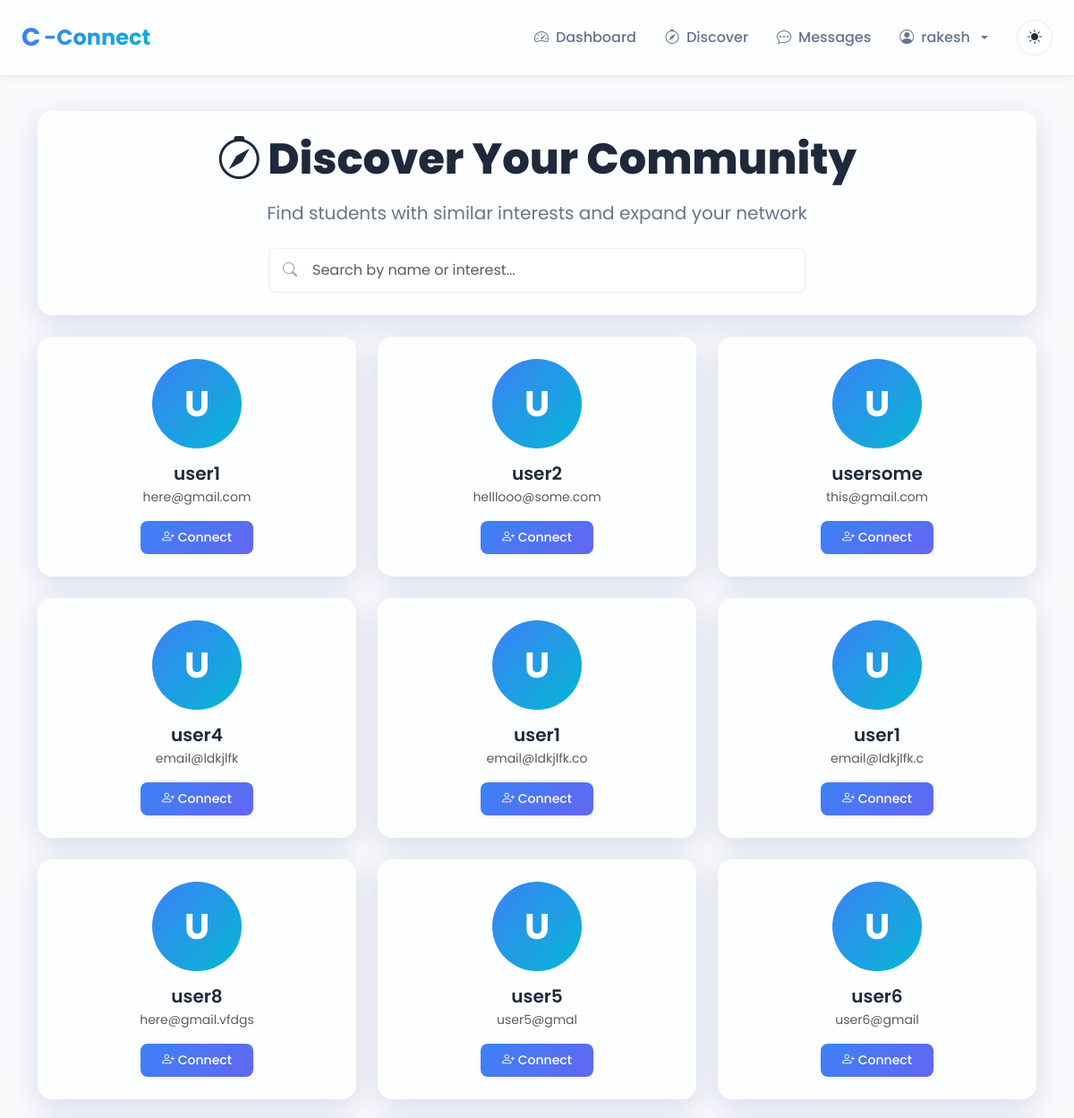
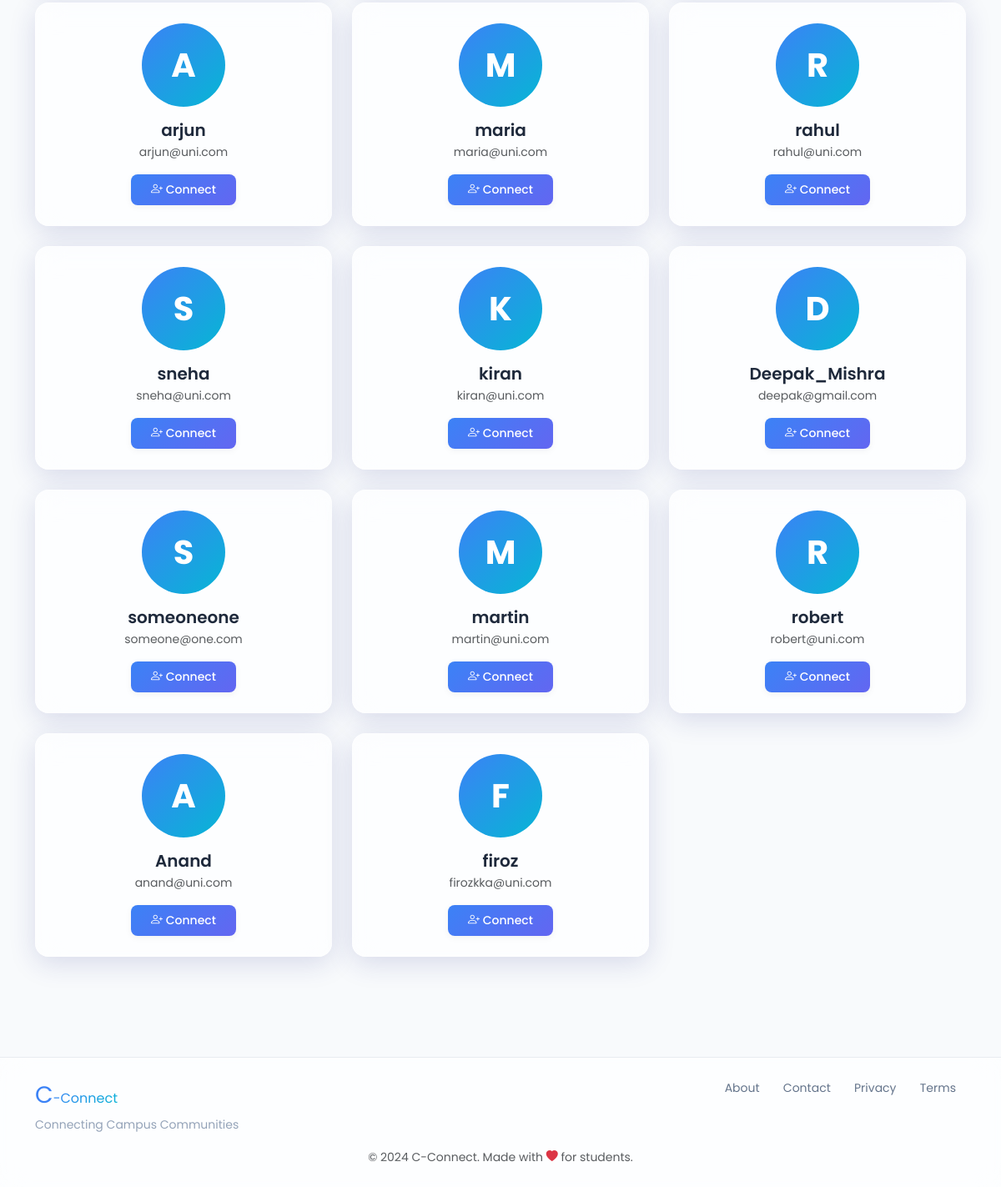
The page /discover (signed in) on the database its author committed (2 pictures, top to bottom).
### models.py (models this page shows, shortened)
class User(UserMixin, db.Model):
    id = db.Column(db.Integer, primary_key=True, autoincrement=True)  # Unique identifier
    username = db.Column(db.String(100), nullable=False)  # Name of the user (later can add this unique if needed)
    email = db.Column(db.String(120), nullable=False, unique=True)  # Email of the user
    password = db.Column(db.String(200), nullable=False)  # Passwords not hashed yet (done in setup_db.py)
    created_at = db.Column(db.DateTime, default=db.func.now())  # Timestamp of account creation
    last_login = db.Column(db.DateTime, nullable=True)  # Timestamp of last login
    pass

### blueprints/main/routes.py (the view)
@main.route('/discover')
@login_required
def discover():
    users = User.query.filter(User.id != current_user.id).all()
    return render_template('main/discover.html', users=users)

### blueprints/auth/__init__.py (called while the page is built)
@login_manager.user_loader
def load_user(user_id):
    from models import User  # Importing User model for querying  (import here to avoid circular imports)
    return User.query.get(int(user_id))

@auth.after_app_request
def add_header(response):
    if current_user.is_authenticated and request.blueprint == 'auth':
        response.headers['Cache-Control'] = 'no-store, no-cache, must-revalidate, post-check=0, pre-check=0, max-age=0'
        response.headers['Pragma'] = 'no-cache'
        response.headers['Expires'] = '-1'
    return response

### blueprints/main/templates/main/discover.html (shortened to what this page needs)
{% extends "base.html" %}
{% block body %}
<div class="container py-4">
    <div class="glass-card text-center p-4 mb-4 animate-on-scroll">
        <h1 class="page-title mb-3"><i class="bi bi-compass me-2"></i>Discover Your Community</h1>
        <p class="page-subtitle mb-4">Find students with similar interests and expand your network</p>
        <div style="max-width: 600px; margin: 0 auto;">
            <div style="position: relative;">
                <i class="bi bi-search" style="position: absolute; left: 1rem; top: 50%; transform: translateY(-50%); color: var(--text-muted);"></i>
                <input type="text" class="form-control" id="searchInput" placeholder="Search by name or interest..." style="padding-left: 3rem;">
            </div>
        </div>
    </div>
    <div style="display: grid; grid-template-columns: repeat(auto-fill, minmax(280px, 1fr)); gap: 1.5rem;">
        {% if users %}
            {% for user in users %}
            <div class="glass-card p-4 text-center">
                <div style="width: 100px; height: 100px; margin: 0 auto 1rem; background: linear-gradient(135deg, var(--primary-color), var(--accent-color)); border-radius: 50%; display: flex; align-items: center; justify-content: center; font-size: 2.5rem; font-weight: 700; color: white;">
                    {{ user.username[0].upper() }}
                </div>
                <h3 style="font-size: 1.25rem; font-weight: 600; margin-bottom: 0.25rem;">{{ user.username }}</h3>
                <p class="text-muted" style="font-size: 0.875rem; margin-bottom: 1rem;">{{ user.email }}</p>
                <div style="display: flex; gap: 0.5rem; justify-content: center;">
                    <button class="btn btn-primary-custom btn-sm" onclick="window.cconnect.showToast('Feature coming soon!', 'info')">
                        <i class="bi bi-person-plus"></i> Connect
                    </button>
                </div>
            </div>
            {% endfor %}
        {% endif %}
    </div>
</div>
{% endblock %}

### templates/base.html (shortened to what this page needs)
<!DOCTYPE html>
<html lang="en">
<head>
    <link href="https://cdn.jsdelivr.net/npm/bootstrap@5.3.2/dist/css/bootstrap.min.css" rel="stylesheet">
    <link rel="stylesheet" href="https://cdn.jsdelivr.net/npm/bootstrap-icons@1.11.1/font/bootstrap-icons.css">
    <link rel="stylesheet" href="{{ url_for('static', filename='css/global.css') }}">
</head>
<body>
    <nav class="navbar navbar-expand-lg navbar-glass fixed-top">
        <div class="container-fluid px-4">
            <a class="navbar-brand brand-logo" href="{{ url_for('main.home') }}">
                <span class="brand-c">C</span><span class="brand-connect">-Connect</span>
            </a>
            <div class="collapse navbar-collapse" id="navbarNav">
                <ul class="navbar-nav ms-auto align-items-center">
                    {% if current_user.is_authenticated %}
                        <li class="nav-item">
                            <a class="nav-link" href="{{ url_for('main.dashboard') }}">
                                <i class="bi bi-speedometer2"></i> Dashboard
                            </a>
                        </li>
                        <li class="nav-item">
                            <a class="nav-link" href="{{ url_for('main.discover') }}">
                                <i class="bi bi-compass"></i> Discover
                            </a>
                        </li>
                        <li class="nav-item">
                            <a class="nav-link" href="{{ url_for('main.messages') }}">
                                <i class="bi bi-chat-dots"></i> Messages
                            </a>
                        </li>
                        <li class="nav-item dropdown">
                            <a class="nav-link dropdown-toggle" href="#" role="button" data-bs-toggle="dropdown">
                                <i class="bi bi-person-circle"></i> {{ current_user.username }}
                            </a>
                        </li>
                    {% endif %}
                    <li class="nav-item ms-3">
                        <button class="btn btn-theme-toggle" id="themeToggle" title="Toggle theme">
                            <i class="bi bi-sun-fill" id="themeIcon"></i>
                        </button>
                    </li>
                </ul>
            </div>
        </div>
    </nav>
    <main class="main-content">
        {% block body %}{% endblock %}
    </main>
    <footer class="footer-glass mt-5">
        <div class="container py-4">
            <div class="row">
                <div class="col-md-6 text-center text-md-start mb-3 mb-md-0">
                    <span class="brand-c">C</span><span class="brand-connect">-Connect</span>
                    <p class="footer-tagline mb-0">Connecting Campus Communities</p>
                </div>
                <div class="col-md-6 text-center text-md-end">
                    <a href="{{ url_for('main.about') }}" class="footer-link">About</a>
                    <a href="{{ url_for('main.contact') }}" class="footer-link">Contact</a>
                    <a href="#" class="footer-link">Privacy</a>
                    <a href="#" class="footer-link">Terms</a>
                </div>
            </div>
            <div class="row mt-3">
                <div class="col text-center">
                    <small class="text-muted">&copy; 2024 C-Connect. Made with <i class="bi bi-heart-fill text-danger"></i> for students.</small>
                </div>
            </div>
        </div>
    </footer>
</body>
</html>

### static/css/global.css (style rules this page uses)
:root { --primary-color: #3b82f6; --primary-hover: #2563eb; --secondary-color: #6366f1; --accent-color: #06b6d4; --bg-primary: #ffffff; --bg-secondary: #f8fafc; --bg-glass: rgba(255, 255, 255, 0.7); --bg-glass-hover: rgba(255, 255, 255, 0.85); --text-primary: #1e293b; --text-secondary: #64748b; --text-muted: #94a3b8; --border-color: rgba(148, 163, 184, 0.2); --shadow-sm: 0 2px 8px rgba(0, 0, 0, 0.05); --shadow-md: 0 4px 16px rgba(0, 0, 0, 0.08); --shadow-lg: 0 8px 32px rgba(0, 0, 0, 0.12); --glass-border: rgba(255, 255, 255, 0.3); --glass-shadow: 0 8px 32px 0 rgba(31, 38, 135, 0.15); }
* { margin: 0; padding: 0; box-sizing: border-box; }
body { font-family: 'Poppins', -apple-system, BlinkMacSystemFont, 'Segoe UI', sans-serif; background: var(--bg-secondary); color: var(--text-primary); transition: background 0.3s ease, color 0.3s ease; overflow-x: hidden; }
body, .navbar-glass, .glass-card, .glass-dropdown { transition: all 0.3s ease; }
.glass-card { background: var(--bg-glass); backdrop-filter: blur(16px) saturate(180%); -webkit-backdrop-filter: blur(16px) saturate(180%); border: 1px solid var(--glass-border); border-radius: 16px; box-shadow: var(--glass-shadow); transition: all 0.3s ease; }
.navbar-glass { background: var(--bg-glass) !important; backdrop-filter: blur(16px) saturate(180%); -webkit-backdrop-filter: blur(16px) saturate(180%); border-bottom: 1px solid var(--border-color); box-shadow: var(--shadow-sm); padding: 1rem 0; }
.brand-logo { font-size: 1.5rem; font-weight: 700; text-decoration: none; display: flex; align-items: center; gap: 0.25rem; }
.brand-c { color: var(--primary-color); font-size: 1.75rem; }
.brand-connect { color: var(--text-primary); background: linear-gradient(135deg, var(--primary-color), var(--accent-color)); -webkit-background-clip: text; -webkit-text-fill-color: transparent; background-clip: text; }
.nav-link { color: var(--text-secondary) !important; font-weight: 500; padding: 0.5rem 1rem !important; border-radius: 8px; transition: all 0.3s ease; display: flex; align-items: center; gap: 0.5rem; }
.btn-primary-custom { background: linear-gradient(135deg, var(--primary-color), var(--secondary-color)); border: none; color: white; padding: 0.5rem 1.5rem; border-radius: 8px; font-weight: 500; transition: all 0.3s ease; box-shadow: var(--shadow-sm); }
.btn-theme-toggle { background: var(--bg-glass); border: 1px solid var(--border-color); color: var(--text-primary); width: 40px; height: 40px; border-radius: 50%; display: flex; align-items: center; justify-content: center; transition: all 0.3s ease; }
.main-content { min-height: calc(100vh - 200px); padding-top: 100px; padding-bottom: 3rem; }
.footer-glass { background: var(--bg-glass); backdrop-filter: blur(16px) saturate(180%); -webkit-backdrop-filter: blur(16px) saturate(180%); border-top: 1px solid var(--border-color); margin-top: auto; }
.footer-tagline { font-size: 0.875rem; color: var(--text-muted); margin-top: 0.25rem; }
.footer-link { color: var(--text-secondary); text-decoration: none; margin: 0 0.75rem; font-size: 0.875rem; transition: color 0.3s ease; }
.form-control, .form-select { background: var(--bg-glass); border: 1px solid var(--border-color); color: var(--text-primary); border-radius: 8px; padding: 0.75rem 1rem; transition: all 0.3s ease; }
.page-title { font-size: 3rem; font-weight: 800; color: var(--text-primary); margin-bottom: 1rem; }
.page-subtitle { font-size: 1.25rem; color: var(--text-secondary); }
.animate-on-scroll { opacity: 0; transform: translateY(20px); transition: opacity 0.6s ease, transform 0.6s ease; }
.animate-on-scroll.animate-in { opacity: 1; transform: translateY(0); }

### rows shown on the page
User: username "rakesh"
User: username "U", username "user1", email "here@gmail.com"
User: username "U", username "user2", email "helllooo@some.com"
User: username "U", username "usersome", email "this@gmail.com"
User: username "U", username "user4", email "email@ldkjlfk"
User: username "U", username "user1", email "email@ldkjlfk.co"
User: username "U", username "user1", email "email@ldkjlfk.c"
User: username "U", username "user8", email "here@gmail.vfdgs"
User: username "U", username "user5", email "user5@gmal"
User: username "U", username "user6", email "user6@gmail"
User: username "A", username "arjun", email "arjun@uni.com"
User: username "M", username "maria", email "maria@uni.com"
User: username "R", username "rahul", email "rahul@uni.com"
User: username "S", username "sneha", email "sneha@uni.com"
User: username "K", username "kiran", email "kiran@uni.com"
User: username "D", username "Deepak_Mishra", email "deepak@gmail.com"
User: username "S", username "someoneone", email "someone@one.com"
User: username "M", username "martin", email "martin@uni.com"
User: username "R", username "robert", email "robert@uni.com"
User: username "A", username "Anand", email "anand@uni.com"
User: username "F", username "firoz", email "firozkka@uni.com"
